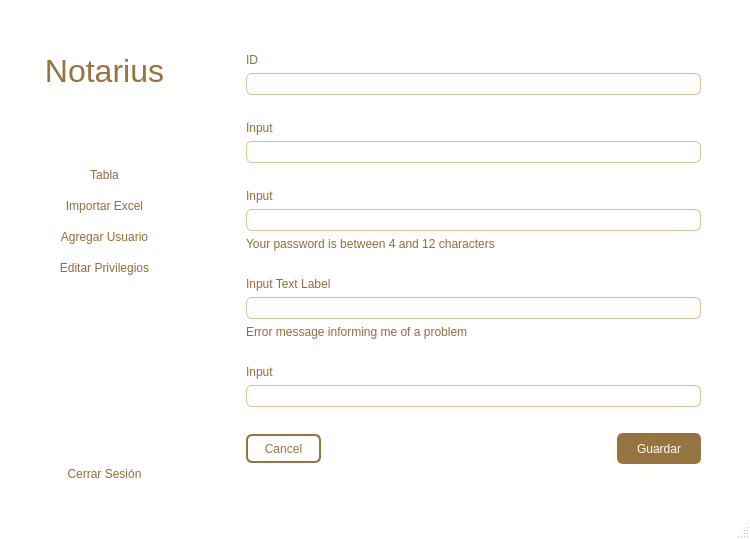
<?xml version="1.0" encoding="UTF-8"?>
<ui version="4.0">
 <class>MainWindow</class>
 <widget class="QMainWindow" name="MainWindow">
  <property name="geometry">
   <rect>
    <x>0</x>
    <y>0</y>
    <width>750</width>
    <height>539</height>
   </rect>
  </property>
  <property name="windowTitle">
   <string>MainWindow</string>
  </property>
  <property name="styleSheet">
   <string notr="true">QMainWindow {
background-color:white;

}</string>
  </property>
  <widget class="QWidget" name="centralwidget">
   <property name="styleSheet">
    <string notr="true"/>
   </property>
   <layout class="QHBoxLayout" name="horizontalLayout" stretch="0,0,0,0,0,0">
    <item>
     <layout class="QVBoxLayout" name="verticalLayout_5">
      <item>
       <spacer name="verticalSpacer">
        <property name="orientation">
         <enum>Qt::Vertical</enum>
        </property>
        <property name="sizeHint" stdset="0">
         <size>
          <width>20</width>
          <height>40</height>
         </size>
        </property>
       </spacer>
      </item>
      <item>
       <spacer name="verticalSpacer_15">
        <property name="orientation">
         <enum>Qt::Vertical</enum>
        </property>
        <property name="sizeHint" stdset="0">
         <size>
          <width>20</width>
          <height>40</height>
         </size>
        </property>
       </spacer>
      </item>
      <item>
       <widget class="QLabel" name="label_2">
        <property name="styleSheet">
         <string notr="true">font: 26pt &quot;Arial Black&quot;;
color: rgb(149, 117, 61);</string>
        </property>
        <property name="text">
         <string>&lt;html&gt;&lt;head/&gt;&lt;body&gt;&lt;p align=&quot;center&quot;&gt;&lt;span style=&quot; font-size:24pt; color:#ffffff;&quot;&gt;....&lt;/span&gt;&lt;span style=&quot; font-size:24pt;&quot;&gt;Notarius&lt;/span&gt;&lt;span style=&quot; font-size:24pt; color:#ffffff;&quot;&gt;....&lt;/span&gt;&lt;/p&gt;&lt;/body&gt;&lt;/html&gt;</string>
        </property>
       </widget>
      </item>
      <item>
       <spacer name="verticalSpacer_2">
        <property name="orientation">
         <enum>Qt::Vertical</enum>
        </property>
        <property name="sizeHint" stdset="0">
         <size>
          <width>20</width>
          <height>40</height>
         </size>
        </property>
       </spacer>
      </item>
      <item>
       <spacer name="verticalSpacer_13">
        <property name="orientation">
         <enum>Qt::Vertical</enum>
        </property>
        <property name="sizeHint" stdset="0">
         <size>
          <width>20</width>
          <height>40</height>
         </size>
        </property>
       </spacer>
      </item>
      <item>
       <spacer name="verticalSpacer_14">
        <property name="orientation">
         <enum>Qt::Vertical</enum>
        </property>
        <property name="sizeHint" stdset="0">
         <size>
          <width>20</width>
          <height>40</height>
         </size>
        </property>
       </spacer>
      </item>
      <item>
       <layout class="QVBoxLayout" name="verticalLayout_6">
        <item>
         <widget class="QPushButton" name="button_tabla">
          <property name="styleSheet">
           <string notr="true">QPushButton {
	color: rgb(141, 110, 58);
	border: none;
	font: 10pt &quot;Arial Rounded MT Bold&quot;;
	height: 25px;
}

QPushButton:hover {
	background-color: rgb(149, 117, 61);
	color: rgb(255, 255, 255);
}

QPushButton:pressed {
    border-style: inset;
    background-color: rgb(149, 117, 61);
	color: rgb(255, 255, 255);
}
</string>
          </property>
          <property name="text">
           <string>Tabla</string>
          </property>
          <property name="icon">
           <iconset>
            <normaloff>bar-chart-box-line.png</normaloff>bar-chart-box-line.png</iconset>
          </property>
          <property name="autoDefault">
           <bool>false</bool>
          </property>
          <property name="flat">
           <bool>false</bool>
          </property>
         </widget>
        </item>
        <item>
         <widget class="QPushButton" name="button_importar_excel">
          <property name="styleSheet">
           <string notr="true">QPushButton {
	color: rgb(141, 110, 58);
	border: none;
	font: 10pt &quot;Arial Rounded MT Bold&quot;;
	height: 25px;
}

QPushButton:hover {
	background-color: rgb(149, 117, 61);
	color: rgb(255, 255, 255);
}

QPushButton:pressed {
    border-style: inset;
    background-color: rgb(149, 117, 61);
	color: rgb(255, 255, 255);
}</string>
          </property>
          <property name="text">
           <string>Importar Excel</string>
          </property>
          <property name="icon">
           <iconset>
            <normaloff>file-excel-2-fill.png</normaloff>file-excel-2-fill.png</iconset>
          </property>
         </widget>
        </item>
        <item>
         <widget class="QPushButton" name="button_agregar_usuario">
          <property name="styleSheet">
           <string notr="true">QPushButton {
	color: rgb(141, 110, 58);
	border: none;
	font: 10pt &quot;Arial Rounded MT Bold&quot;;
height: 25px;
}

QPushButton:hover {
	background-color: rgb(149, 117, 61);
	color: rgb(255, 255, 255);
}

QPushButton:pressed {
    border-style: inset;
    background-color: rgb(149, 117, 61);
	color: rgb(255, 255, 255);
}</string>
          </property>
          <property name="text">
           <string>Agregar Usuario</string>
          </property>
          <property name="icon">
           <iconset>
            <normaloff>user-add-fill.png</normaloff>user-add-fill.png</iconset>
          </property>
         </widget>
        </item>
        <item>
         <widget class="QPushButton" name="button_editar_privilegios">
          <property name="styleSheet">
           <string notr="true">QPushButton {
	color: rgb(141, 110, 58);
	border: none;
	font: 10pt &quot;Arial Rounded MT Bold&quot;;
height: 25px;
}

QPushButton:hover {
	background-color: rgb(149, 117, 61);
	color: rgb(255, 255, 255);
}

QPushButton:pressed {
    border-style: inset;
    background-color: rgb(149, 117, 61);
	color: rgb(255, 255, 255);
}</string>
          </property>
          <property name="text">
           <string>Editar Privilegios</string>
          </property>
          <property name="icon">
           <iconset>
            <normaloff>edit-2-fill.png</normaloff>edit-2-fill.png</iconset>
          </property>
         </widget>
        </item>
       </layout>
      </item>
      <item>
       <spacer name="verticalSpacer_4">
        <property name="orientation">
         <enum>Qt::Vertical</enum>
        </property>
        <property name="sizeHint" stdset="0">
         <size>
          <width>20</width>
          <height>40</height>
         </size>
        </property>
       </spacer>
      </item>
      <item>
       <spacer name="verticalSpacer_8">
        <property name="orientation">
         <enum>Qt::Vertical</enum>
        </property>
        <property name="sizeHint" stdset="0">
         <size>
          <width>20</width>
          <height>40</height>
         </size>
        </property>
       </spacer>
      </item>
      <item>
       <spacer name="verticalSpacer_11">
        <property name="orientation">
         <enum>Qt::Vertical</enum>
        </property>
        <property name="sizeHint" stdset="0">
         <size>
          <width>20</width>
          <height>40</height>
         </size>
        </property>
       </spacer>
      </item>
      <item>
       <spacer name="verticalSpacer_12">
        <property name="orientation">
         <enum>Qt::Vertical</enum>
        </property>
        <property name="sizeHint" stdset="0">
         <size>
          <width>20</width>
          <height>40</height>
         </size>
        </property>
       </spacer>
      </item>
      <item>
       <spacer name="verticalSpacer_7">
        <property name="orientation">
         <enum>Qt::Vertical</enum>
        </property>
        <property name="sizeHint" stdset="0">
         <size>
          <width>20</width>
          <height>40</height>
         </size>
        </property>
       </spacer>
      </item>
      <item>
       <spacer name="verticalSpacer_3">
        <property name="orientation">
         <enum>Qt::Vertical</enum>
        </property>
        <property name="sizeHint" stdset="0">
         <size>
          <width>20</width>
          <height>40</height>
         </size>
        </property>
       </spacer>
      </item>
      <item>
       <spacer name="verticalSpacer_5">
        <property name="orientation">
         <enum>Qt::Vertical</enum>
        </property>
        <property name="sizeHint" stdset="0">
         <size>
          <width>20</width>
          <height>40</height>
         </size>
        </property>
       </spacer>
      </item>
      <item>
       <spacer name="verticalSpacer_6">
        <property name="orientation">
         <enum>Qt::Vertical</enum>
        </property>
        <property name="sizeHint" stdset="0">
         <size>
          <width>20</width>
          <height>40</height>
         </size>
        </property>
       </spacer>
      </item>
      <item>
       <widget class="QPushButton" name="button_logout">
        <property name="styleSheet">
         <string notr="true">QPushButton {
	color: rgb(141, 110, 58);
	border: none;
	font: 10pt &quot;Arial Rounded MT Bold&quot;;
height: 25px;
}

QPushButton:hover {
	background-color: rgb(149, 117, 61);
	color: rgb(255, 255, 255);
}

QPushButton:pressed {
    border-style: inset;
    background-color: rgb(149, 117, 61);
	color: rgb(255, 255, 255);
}</string>
        </property>
        <property name="text">
         <string>Cerrar Sesión</string>
        </property>
        <property name="icon">
         <iconset>
          <normaloff>logout-box-r-line.png</normaloff>logout-box-r-line.png</iconset>
        </property>
       </widget>
      </item>
      <item>
       <spacer name="verticalSpacer_10">
        <property name="orientation">
         <enum>Qt::Vertical</enum>
        </property>
        <property name="sizeHint" stdset="0">
         <size>
          <width>20</width>
          <height>40</height>
         </size>
        </property>
       </spacer>
      </item>
     </layout>
    </item>
    <item>
     <spacer name="verticalSpacer_16">
      <property name="orientation">
       <enum>Qt::Vertical</enum>
      </property>
      <property name="sizeHint" stdset="0">
       <size>
        <width>20</width>
        <height>40</height>
       </size>
      </property>
     </spacer>
    </item>
    <item>
     <spacer name="verticalSpacer_17">
      <property name="orientation">
       <enum>Qt::Vertical</enum>
      </property>
      <property name="sizeHint" stdset="0">
       <size>
        <width>20</width>
        <height>40</height>
       </size>
      </property>
     </spacer>
    </item>
    <item>
     <layout class="QHBoxLayout" name="horizontalLayout_3">
      <item>
       <layout class="QVBoxLayout" name="verticalLayout_7">
        <item>
         <spacer name="verticalSpacer_9">
          <property name="orientation">
           <enum>Qt::Vertical</enum>
          </property>
          <property name="sizeHint" stdset="0">
           <size>
            <width>20</width>
            <height>40</height>
           </size>
          </property>
         </spacer>
        </item>
        <item>
         <widget class="QLabel" name="label_id">
          <property name="styleSheet">
           <string notr="true">font: 10pt &quot;Arial Rounded MT Bold&quot;;
color: rgb(141, 110, 58);</string>
          </property>
          <property name="text">
           <string>ID</string>
          </property>
         </widget>
        </item>
        <item>
         <widget class="QLineEdit" name="lineEdit">
          <property name="styleSheet">
           <string notr="true">QLineEdit {
border-radius: 6px;
border: 1px solid #d3c393;
background-color: #white;
color:  #95753d;
height: 20px;
}</string>
          </property>
         </widget>
        </item>
        <item>
         <spacer name="horizontalSpacer_6">
          <property name="orientation">
           <enum>Qt::Horizontal</enum>
          </property>
          <property name="sizeHint" stdset="0">
           <size>
            <width>40</width>
            <height>20</height>
           </size>
          </property>
         </spacer>
        </item>
        <item>
         <widget class="QLabel" name="label_4">
          <property name="styleSheet">
           <string notr="true">font: 10pt &quot;Arial Rounded MT Bold&quot;;
color: rgb(141, 110, 58);</string>
          </property>
          <property name="text">
           <string>Input</string>
          </property>
         </widget>
        </item>
        <item>
         <widget class="QLineEdit" name="lineEdit_2">
          <property name="styleSheet">
           <string notr="true">QLineEdit {
border-radius: 6px;
border: 1px solid #d3c393;
background-color: #white;
color:  #95753d;
height: 20px;
}</string>
          </property>
         </widget>
        </item>
        <item>
         <spacer name="horizontalSpacer_5">
          <property name="orientation">
           <enum>Qt::Horizontal</enum>
          </property>
          <property name="sizeHint" stdset="0">
           <size>
            <width>40</width>
            <height>20</height>
           </size>
          </property>
         </spacer>
        </item>
        <item>
         <widget class="QLabel" name="label_5">
          <property name="styleSheet">
           <string notr="true">font: 10pt &quot;Arial Rounded MT Bold&quot;;
color: rgb(141, 110, 58);</string>
          </property>
          <property name="text">
           <string>Input</string>
          </property>
         </widget>
        </item>
        <item>
         <widget class="QLineEdit" name="lineEdit_3">
          <property name="styleSheet">
           <string notr="true">QLineEdit {
border-radius: 6px;
border: 1px solid #d3c393;
background-color: #white;
color:  #95753d;
height: 20px;
}</string>
          </property>
         </widget>
        </item>
        <item>
         <widget class="QLabel" name="label_6">
          <property name="styleSheet">
           <string notr="true">color: rgb(141, 110, 58);</string>
          </property>
          <property name="text">
           <string>Your password is between 4 and 12 characters</string>
          </property>
         </widget>
        </item>
        <item>
         <spacer name="horizontalSpacer_3">
          <property name="orientation">
           <enum>Qt::Horizontal</enum>
          </property>
          <property name="sizeHint" stdset="0">
           <size>
            <width>40</width>
            <height>20</height>
           </size>
          </property>
         </spacer>
        </item>
        <item>
         <widget class="QLabel" name="label_7">
          <property name="styleSheet">
           <string notr="true">font: 10pt &quot;Arial Rounded MT Bold&quot;;
color: rgb(141, 110, 58);</string>
          </property>
          <property name="text">
           <string>Input Text Label</string>
          </property>
         </widget>
        </item>
        <item>
         <widget class="QLineEdit" name="lineEdit_4">
          <property name="styleSheet">
           <string notr="true">QLineEdit {
border-radius: 6px;
border: 1px solid #d3c393;
background-color: #white;
color:  #95753d;
height: 20px;
}</string>
          </property>
         </widget>
        </item>
        <item>
         <widget class="QLabel" name="label_8">
          <property name="styleSheet">
           <string notr="true">color: rgb(141, 110, 58);</string>
          </property>
          <property name="text">
           <string>Error message informing me of a problem</string>
          </property>
         </widget>
        </item>
        <item>
         <spacer name="horizontalSpacer_4">
          <property name="orientation">
           <enum>Qt::Horizontal</enum>
          </property>
          <property name="sizeHint" stdset="0">
           <size>
            <width>40</width>
            <height>20</height>
           </size>
          </property>
         </spacer>
        </item>
        <item>
         <widget class="QLabel" name="label_9">
          <property name="styleSheet">
           <string notr="true">font: 10pt &quot;Arial Rounded MT Bold&quot;;
color: rgb(141, 110, 58);</string>
          </property>
          <property name="text">
           <string>Input</string>
          </property>
         </widget>
        </item>
        <item>
         <widget class="QLineEdit" name="lineEdit_5">
          <property name="styleSheet">
           <string notr="true">QLineEdit {
border-radius: 6px;
border: 1px solid #d3c393;
background-color: #white;
color:  #95753d;
height: 20px;
}</string>
          </property>
         </widget>
        </item>
        <item>
         <spacer name="horizontalSpacer_7">
          <property name="orientation">
           <enum>Qt::Horizontal</enum>
          </property>
          <property name="sizeHint" stdset="0">
           <size>
            <width>40</width>
            <height>20</height>
           </size>
          </property>
         </spacer>
        </item>
        <item>
         <layout class="QHBoxLayout" name="horizontalLayout_4">
          <item>
           <widget class="QPushButton" name="button_cancel">
            <property name="styleSheet">
             <string notr="true">QPushButton {
border-radius: 6px;
border: 2px solid #95753d;
background-color: #white;
color: #95753d;
height: 25px;
}

QPushButton:hover {
	background-color: rgb(116, 91, 47);
	color: rgb(255, 255, 255);
	border: 3px solid  rgb(116, 91, 47);
}

QPushButton:pressed {
    border-style: inset;
    background-color: rgb(103, 80, 41);
	color: rgb(255, 255, 255);
	border: 3px solid  rgb(103, 80, 41);
}</string>
            </property>
            <property name="text">
             <string>     Cancel     </string>
            </property>
           </widget>
          </item>
          <item>
           <spacer name="horizontalSpacer_8">
            <property name="orientation">
             <enum>Qt::Horizontal</enum>
            </property>
            <property name="sizeHint" stdset="0">
             <size>
              <width>40</width>
              <height>20</height>
             </size>
            </property>
           </spacer>
          </item>
          <item>
           <widget class="QPushButton" name="button_guardar">
            <property name="styleSheet">
             <string notr="true">QPushButton {
border-radius: 6px;
border: 3px solid #95753d;
background-color: #95753d;
color: white;
height: 25px;
}

QPushButton:hover {
	background-color: rgb(116, 91, 47);
	color: rgb(255, 255, 255);
	border: 3px solid  rgb(116, 91, 47);
}

QPushButton:pressed {
    border-style: inset;
    background-color: rgb(103, 80, 41);
	color: rgb(255, 255, 255);
	border: 3px solid  rgb(103, 80, 41);
}</string>
            </property>
            <property name="text">
             <string>     Guardar     </string>
            </property>
           </widget>
          </item>
         </layout>
        </item>
        <item>
         <spacer name="verticalSpacer_21">
          <property name="orientation">
           <enum>Qt::Vertical</enum>
          </property>
          <property name="sizeHint" stdset="0">
           <size>
            <width>20</width>
            <height>40</height>
           </size>
          </property>
         </spacer>
        </item>
       </layout>
      </item>
     </layout>
    </item>
    <item>
     <spacer name="verticalSpacer_23">
      <property name="orientation">
       <enum>Qt::Vertical</enum>
      </property>
      <property name="sizeHint" stdset="0">
       <size>
        <width>20</width>
        <height>40</height>
       </size>
      </property>
     </spacer>
    </item>
    <item>
     <spacer name="verticalSpacer_22">
      <property name="orientation">
       <enum>Qt::Vertical</enum>
      </property>
      <property name="sizeHint" stdset="0">
       <size>
        <width>20</width>
        <height>40</height>
       </size>
      </property>
     </spacer>
    </item>
   </layout>
  </widget>
  <widget class="QStatusBar" name="statusbar"/>
 </widget>
 <resources>
  <include location="bar-chart-box-line.qrc"/>
 </resources>
 <connections/>
</ui>
